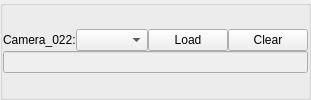
                          <widget class="QGroupBox" name="camera_index_groupBox_22">
                           <property name="title">
                            <string/>
                           </property>
                           <layout class="QGridLayout" name="gridLayout_25">
                            <property name="leftMargin">
                             <number>0</number>
                            </property>
                            <property name="topMargin">
                             <number>0</number>
                            </property>
                            <property name="rightMargin">
                             <number>0</number>
                            </property>
                            <property name="bottomMargin">
                             <number>0</number>
                            </property>
                            <property name="spacing">
                             <number>0</number>
                            </property>
                            <item row="0" column="0">
                             <layout class="QVBoxLayout" name="verticalLayout_27">
                              <item>
                               <layout class="QHBoxLayout" name="horizontalLayout_47" stretch="0,1,0,0">
                                <item>
                                 <widget class="QLabel" name="camera_index_label_22">
                                  <property name="text">
                                   <string>Camera_022:</string>
                                  </property>
                                 </widget>
                                </item>
                                <item>
                                 <widget class="QComboBox" name="camera_index_comboBox_22"/>
                                </item>
                                <item>
                                 <widget class="QPushButton" name="camera_index_pushButton_22">
                                  <property name="text">
                                   <string>Load</string>
                                  </property>
                                 </widget>
                                </item>
                                <item>
                                 <widget class="QPushButton" name="camera_index_clear_pushButton_22">
                                  <property name="text">
                                   <string>Clear</string>
                                  </property>
                                 </widget>
                                </item>
                               </layout>
                              </item>
                              <item>
                               <layout class="QHBoxLayout" name="horizontalLayout_48">
                                <item>
                                 <widget class="QLineEdit" name="camera_index_lineEdit_22">
                                  <property name="enabled">
                                   <bool>false</bool>
                                  </property>
                                 </widget>
                                </item>
                               </layout>
                              </item>
                             </layout>
                            </item>
                           </layout>
                          </widget>
